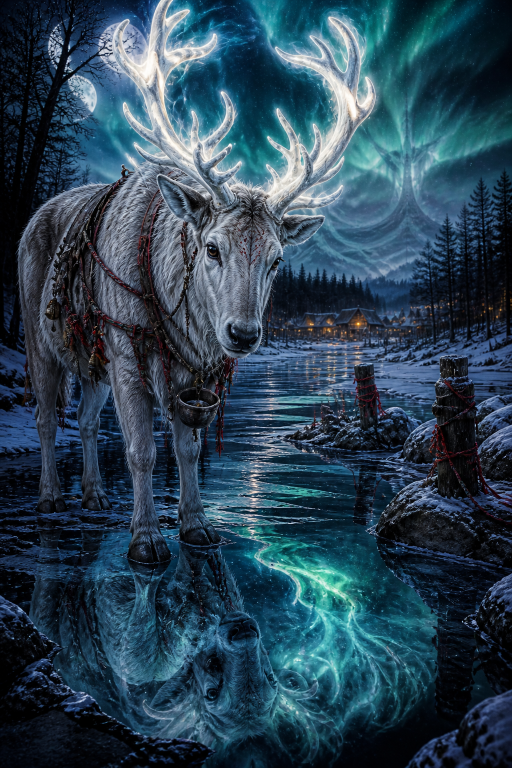
#> input picture assets/characters/belorog-aurora-reindeer-knight-of-cups-character-card-art.png, 1024 x 1536 px (shown at 1/2 size)
$ python -i prepare_board_figures.py   (imports and definitions only)
#> lines starting #> are read from the running program, lines starting #| are printed output that depends on the picture
#> further down, picture is the input picture: PIL image 1024x1536 RGB; mean R, G, B 43.3, 67.8, 84.4
import sys
from pathlib import Path

from PIL import Image


ROOT = Path(__file__).resolve().parents[1]
OUTPUT_DIR = ROOT / "game" / "assets" / "figures"
CANVAS_SIZE = (512, 768)
PADDING_X = 24
PADDING_TOP = 18
PADDING_BOTTOM = 12


def normalize_figure(image: Image.Image) -> Image.Image:
    image = image.convert("RGBA")
    bounds = image.getchannel("A").getbbox()
#> bounds = (0, 0, 1024, 1536)
    if bounds is None:
        raise ValueError("Figure sheet half has no visible pixels")
    figure = image.crop(bounds)
    max_width = CANVAS_SIZE[0] - PADDING_X * 2
    max_height = CANVAS_SIZE[1] - PADDING_TOP - PADDING_BOTTOM
    scale = min(max_width / figure.width, max_height / figure.height)
#> scale = 0.453
    size = (round(figure.width * scale), round(figure.height * scale))
#> size = (464, 696)
    figure = figure.resize(size, Image.Resampling.LANCZOS)
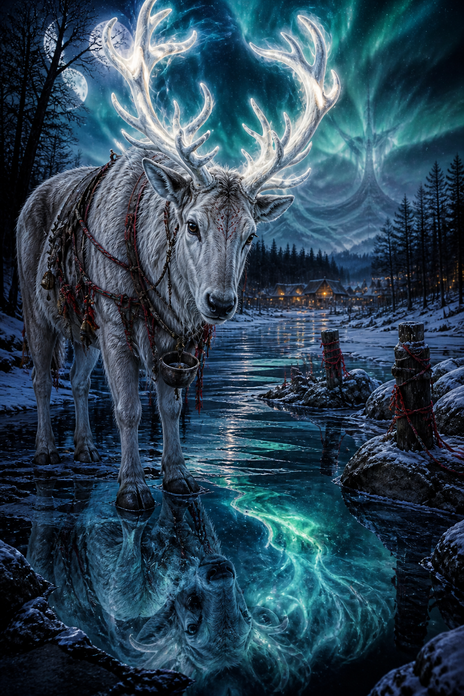
#> figure: PIL image 464x696 RGBA; mean R, G, B, A 43.3, 67.8, 84.4, 255

    canvas = Image.new("RGBA", CANVAS_SIZE, (0, 0, 0, 0))
#> canvas: PIL image 512x768 RGBA; every value is 0
    x = (CANVAS_SIZE[0] - figure.width) // 2
#> x = 24
    y = CANVAS_SIZE[1] - PADDING_BOTTOM - figure.height
#> y = 60
    canvas.alpha_composite(figure, (x, y))
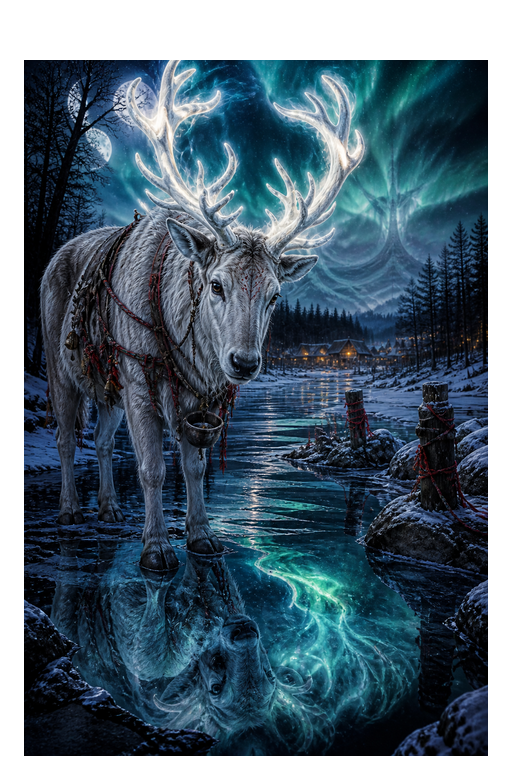
#> canvas: PIL image 512x768 RGBA; mean R, G, B, A 35.5, 55.7, 69.3, 209.4; transparent parts drawn white
    return canvas


def split_sheet(sheet_path: Path, character_ids: tuple[str, str]) -> None:
    sheet = Image.open(sheet_path).convert("RGBA")
    half_width = sheet.width // 2
    halves = (
        sheet.crop((0, 0, half_width, sheet.height)),
        sheet.crop((half_width, 0, sheet.width, sheet.height)),
    )
    for half, character_id in zip(halves, character_ids):
        character_dir = OUTPUT_DIR / character_id
        character_dir.mkdir(parents=True, exist_ok=True)
        output = character_dir / "default.png"
        normalize_figure(half).save(output, optimize=True)
        print(output)


def main() -> None:
    args = sys.argv[1:]
    if not args or len(args) % 3 != 0:
        raise SystemExit(
            "usage: prepare_board_figures.py SHEET LEFT_CHARACTER_ID RIGHT_CHARACTER_ID [...]"
        )
    for index in range(0, len(args), 3):
        split_sheet(Path(args[index]), (args[index + 1], args[index + 2]))


# [2 lines not run here, left out]

>>> from PIL import Image
>>> picture = Image.open('../assets/characters/belorog-aurora-reindeer-knight-of-cups-character-card-art.png')
>>> result = normalize_figure(picture)

$ run again, on assets/characters/tomas-yurin-village-woodcutter-seven-of-pentacles-profile-page.png
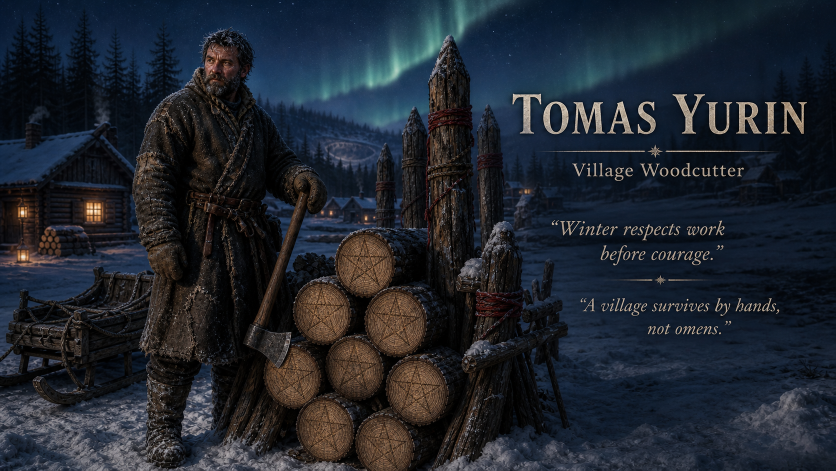
#> input picture assets/characters/tomas-yurin-village-woodcutter-seven-of-pentacles-profile-page.png, 1672 x 941 px (shown at 1/2 size)
#> picture is the input picture: PIL image 1672x941 RGB; mean R, G, B 32, 37.4, 46.1
#> bounds = (0, 0, 1672, 941)
#> in normalize_figure, `figure = figure.resize(size, Image.Resampling.LANCZOS)`:
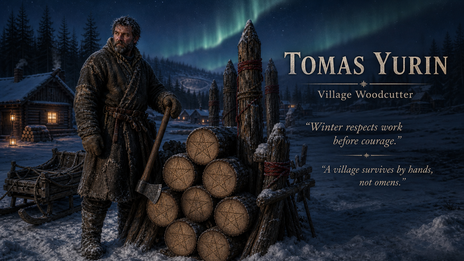
#> figure: PIL image 464x261 RGBA; mean R, G, B, A 32, 37.4, 46.1, 255
#> in normalize_figure, `canvas.alpha_composite(figure, (x, y))`:
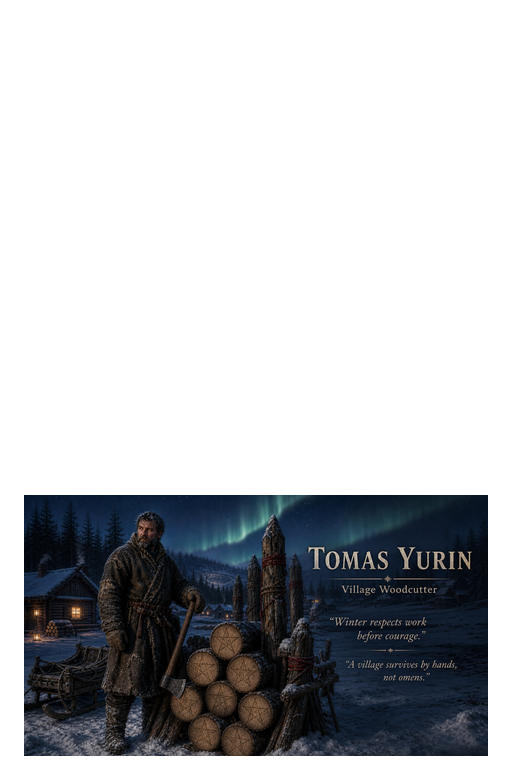
#> canvas: PIL image 512x768 RGBA; mean R, G, B, A 9.9, 11.5, 14.2, 78.5; transparent parts drawn white
